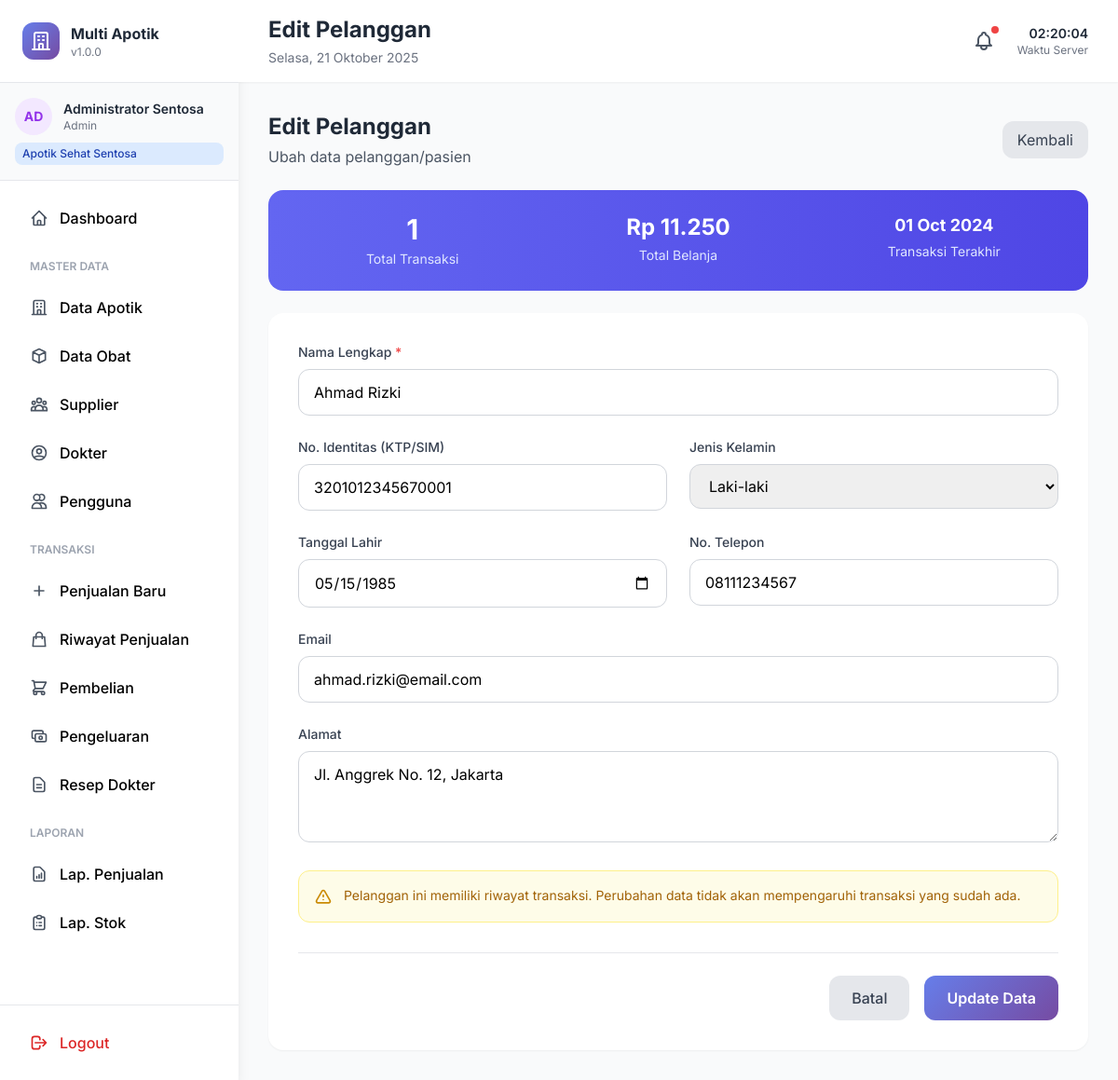
Page /pelanggan/edit.php?id=1 (signed in) on the committed database.
### tables this page shows
CREATE TABLE pelanggan (
    id_pelanggan INT PRIMARY KEY AUTO_INCREMENT,
    no_identitas VARCHAR(50),
    nama_pelanggan VARCHAR(100) NOT NULL,
    jenis_kelamin ENUM('L', 'P'),
    tanggal_lahir DATE,
    alamat TEXT,
    no_telp VARCHAR(20),
    email VARCHAR(100),
    created_at TIMESTAMP DEFAULT CURRENT_TIMESTAMP,
    updated_at TIMESTAMP DEFAULT CURRENT_TIMESTAMP ON UPDATE CURRENT_TIMESTAMP
);

### config.php (called while the page is built, shortened)
<?php
class Database {
    private static $instance = null;
    private $conn;
    private function __construct() {
        try {
            $this->conn = new mysqli(DB_HOST, DB_USER, DB_PASS, DB_NAME);
            $this->conn->set_charset("utf8mb4");
        } catch (Exception $e) {
            die("Database Error: " . $e->getMessage());
        }
    }
    public static function getInstance() {
        if (self::$instance === null) {
            self::$instance = new self();
        }
        return self::$instance;
    }
    public function prepare($sql) {
        return $this->conn->prepare($sql);
    }
}
function db() {
    return Database::getInstance();
}
function formatRupiah($angka) {
    return 'Rp ' . number_format($angka, 0, ',', '.');
}
function formatTanggal($tanggal, $format = 'd-m-Y') {
    return date($format, strtotime($tanggal));
}
?>

### pelanggan/edit.php (the view, shortened to what this page needs)
<?php
require_once '../config.php';
$db = db();
$id_pelanggan = isset($_GET['id']) ? (int)$_GET['id'] : 0;
$stmt = $db->prepare("SELECT * FROM pelanggan WHERE id_pelanggan = ?");
$stmt->bind_param("i", $id_pelanggan);
$stmt->execute();
$pelanggan = $stmt->get_result()->fetch_assoc();
$statsQuery = "SELECT
    COUNT(*) as total_transaksi,
    COALESCE(SUM(total_bayar), 0) as total_pembelian,
    MAX(tanggal_penjualan) as transaksi_terakhir
    FROM penjualan WHERE id_pelanggan = ?";
$stmtStats = $db->prepare($statsQuery);
$stmtStats->bind_param("i", $id_pelanggan);
$stmtStats->execute();
$stats = $stmtStats->get_result()->fetch_assoc();
include '../includes/header.php';
?>
<div class="max-w-4xl mx-auto space-y-6">
    <div class="flex items-center justify-between">
        <div>
            <h2 class="text-2xl font-bold text-gray-800">Edit Pelanggan</h2>
            <p class="text-gray-600 mt-1">Ubah data pelanggan/pasien</p>
        </div>
        <a href="index.php" class="px-4 py-2 bg-gray-200 text-gray-700 rounded-xl hover:bg-gray-300 transition-all">
            Kembali
        </a>
    </div>
    <div class="bg-gradient-to-r from-indigo-500 to-indigo-600 rounded-2xl p-6 text-white">
        <div class="grid grid-cols-3 gap-6">
            <div class="text-center">
                <p class="text-3xl font-bold"><?= number_format($stats['total_transaksi']) ?></p>
                <p class="text-indigo-100 text-sm mt-1">Total Transaksi</p>
            </div>
            <div class="text-center">
                <p class="text-2xl font-bold"><?= formatRupiah($stats['total_pembelian']) ?></p>
                <p class="text-indigo-100 text-sm mt-1">Total Belanja</p>
            </div>
            <div class="text-center">
                <p class="text-lg font-bold">
                    <?= $stats['transaksi_terakhir'] ? formatTanggal($stats['transaksi_terakhir'], 'd M Y') : '-' ?>
                </p>
                <p class="text-indigo-100 text-sm mt-1">Transaksi Terakhir</p>
            </div>
        </div>
    </div>
    <form method="POST" class="bg-white rounded-2xl shadow-sm p-8">
        <div class="grid grid-cols-1 md:grid-cols-2 gap-6">
            <div class="md:col-span-2">
                <label class="block text-sm font-medium text-gray-700 mb-2">
                    Nama Lengkap <span class="text-red-500">*</span>
                </label>
                <input type="text" name="nama_pelanggan" value="<?= htmlspecialchars($pelanggan['nama_pelanggan']) ?>" required
                       class="w-full px-4 py-3 border border-gray-300 rounded-xl focus:ring-2 focus:ring-purple-500">
            </div>
            <div>
                <label class="block text-sm font-medium text-gray-700 mb-2">No. Identitas (KTP/SIM)</label>
                <input type="text" name="no_identitas" value="<?= htmlspecialchars($pelanggan['no_identitas']) ?>"
                       class="w-full px-4 py-3 border border-gray-300 rounded-xl focus:ring-2 focus:ring-purple-500">
            </div>
            <div>
                <label class="block text-sm font-medium text-gray-700 mb-2">Jenis Kelamin</label>
                <select name="jenis_kelamin" class="w-full px-4 py-3 border border-gray-300 rounded-xl focus:ring-2 focus:ring-purple-500">
                    <option value="L" <?= $pelanggan['jenis_kelamin'] === 'L' ? 'selected' : '' ?>>Laki-laki</option>
                </select>
            </div>
            <div>
                <label class="block text-sm font-medium text-gray-700 mb-2">Tanggal Lahir</label>
                <input type="date" name="tanggal_lahir" value="<?= $pelanggan['tanggal_lahir'] ?>"
                       class="w-full px-4 py-3 border border-gray-300 rounded-xl focus:ring-2 focus:ring-purple-500">
            </div>
            <div>
                <label class="block text-sm font-medium text-gray-700 mb-2">No. Telepon</label>
                <input type="text" name="no_telp" value="<?= htmlspecialchars($pelanggan['no_telp']) ?>"
                       class="w-full px-4 py-3 border border-gray-300 rounded-xl focus:ring-2 focus:ring-purple-500">
            </div>
            <div class="md:col-span-2">
                <label class="block text-sm font-medium text-gray-700 mb-2">Email</label>
                <input type="email" name="email" value="<?= htmlspecialchars($pelanggan['email']) ?>"
                       class="w-full px-4 py-3 border border-gray-300 rounded-xl focus:ring-2 focus:ring-purple-500">
            </div>
            <div class="md:col-span-2">
                <label class="block text-sm font-medium text-gray-700 mb-2">Alamat</label>
                <textarea name="alamat" rows="3"
                          class="w-full px-4 py-3 border border-gray-300 rounded-xl focus:ring-2 focus:ring-purple-500"><?= htmlspecialchars($pelanggan['alamat']) ?></textarea>
            </div>
        </div>
        <?php if ($stats['total_transaksi'] > 0): ?>
        <div class="mt-6 p-4 bg-yellow-50 border border-yellow-200 rounded-xl">
            <div class="flex items-start space-x-3">
                <svg class="w-5 h-5 text-yellow-600 mt-0.5" fill="none" stroke="currentColor" viewBox="0 0 24 24">
                    <path stroke-linecap="round" stroke-linejoin="round" stroke-width="2" d="M12 9v2m0 4h.01m-6.938 4h13.856c1.54 0 2.502-1.667 1.732-3L13.732 4c-.77-1.333-2.694-1.333-3.464 0L3.34 16c-.77 1.333.192 3 1.732 3z"></path>
                </svg>
                <p class="text-sm text-yellow-700">Pelanggan ini memiliki riwayat transaksi. Perubahan data tidak akan mempengaruhi transaksi yang sudah ada.</p>
            </div>
        </div>
        <?php endif; ?>
        <div class="flex items-center justify-end space-x-4 mt-8 pt-6 border-t border-gray-200">
            <a href="index.php" class="px-6 py-3 bg-gray-200 text-gray-700 rounded-xl font-medium hover:bg-gray-300 transition-all">
                Batal
            </a>
            <button type="submit" class="px-6 py-3 gradient-bg text-white rounded-xl font-semibold hover:shadow-lg transition-all">
                Update Data
            </button>
        </div>
    </form>
</div>
<?php include '../includes/footer.php'; ?>

### includes/header.php (style rules this page uses)
* { font-family: 'Inter', sans-serif; }
.gradient-bg { background: linear-gradient(135deg, #667eea 0%, #764ba2 100%); }

### rows in the picture
pelanggan: nama_pelanggan "Ahmad Rizki", no_identitas "3201012345670001", jenis_kelamin "Laki-laki", tanggal_lahir "05/15/1985", no_telp "08111234567", email "ahmad.rizki@email.com", alamat "Jl. Anggrek No. 12, Jakarta"

### other values in the picture
APP_NAME "Multi Apotik"
APP_VERSION "1.0.0"
substr($user['nama'], 0, 2) "AD"
$user['nama'] "Administrator Sentosa"
$user['role'] "Admin"
$user['nama_apotik'] "Apotik Sehat Sentosa"
$pageTitle "Edit Pelanggan"
$stats['total_transaksi'] "1"
formatRupiah($stats['total_pembelian']) "Rp 11.250"
formatTanggal($stats['transaksi_terakhir'], 'd M Y') "01 Oct 2024"
